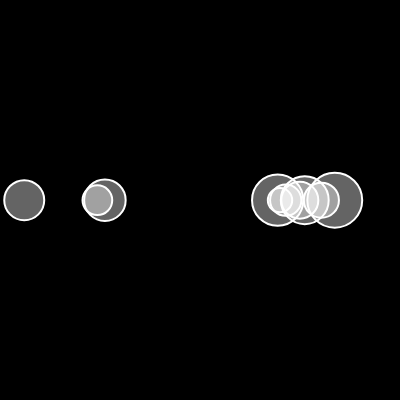
Frame 1 (no input)
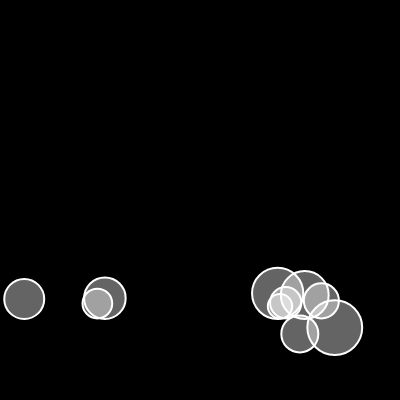
Frame 60 (no input)
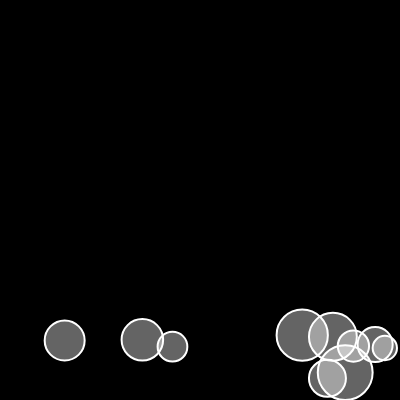
Frame 120 (the mouse pressed at the canvas centre since frame 60)

The p5.js sketch that drew these frames (run headless with seeded random() and noise() and a simulated clock; from frame 60 on, the mouse is pressed at the canvas centre):

// p5.js sketch
// ── sketch.js
// Friction Force
// The Nature of Code
// The Coding Train / Daniel Shiffman
// https://youtu.be/9IQEM_Ijklg
// https://thecodingtrain.com/learning/nature-of-code/2.3-friction.html
// https://editor.p5js.org/codingtrain/sketches/zcTpMCpA

let movers = [];
let mu = 2;

function setup() {
  createCanvas(400, 400);
  for (let i = 0; i < 10; i++) {
    movers[i] = new Mover(random(width), 200, random(1, 8));
  }
}

function draw() {
  background(0);
//multiple balls
  for (let mover of movers) {
    if (mouseIsPressed) {
      let wind = createVector(0.1, 0);
      mover.applyForce(wind);
    }
    let gravity = createVector(0, 0.2);
    let weight = p5.Vector.mult(gravity, mover.mass);
    mover.applyForce(weight);
    mover.friction();
    mover.update();
    mover.edges();
    mover.show();
  }
}
// ── mover.js
// Friction Force
// The Nature of Code
// The Coding Train / Daniel Shiffman
// https://youtu.be/9IQEM_Ijklg
// https://thecodingtrain.com/learning/nature-of-code/2.3-friction.html
// https://editor.p5js.org/codingtrain/sketches/zcTpMCpA

class Mover {
  constructor(x, y, m) {
    this.pos = createVector(x, y);
    this.vel = createVector(0, 0);
    this.acc = createVector(0, 0);
    this.mass = m;
    this.r = sqrt(this.mass) * 10;
  }

// create this function dynamic to different mass
  friction() {
    let diff = height - (this.pos.y + this.r);
    if (diff < 1) {
      // shorcut to friction!
      // this.vel.mult(0.95);

      // Direction of Friction
      let friction = this.vel.copy();
      friction.normalize();
      friction.mult(-1);

      // chained version
      // let friction = this.vel.copy().normalize().mult(-1);

      // Magnitude of Friction
      let normal = this.mass;
      friction.setMag(mu * normal);
      this.applyForce(friction);
    }

  }



  applyForce(force) {
    let f = p5.Vector.div(force, this.mass);
    this.acc.add(f);
  }


  edges() {
    if (this.pos.y >= height - this.r) {
      this.pos.y = height - this.r;
      this.vel.y *= -1;
    }

    if (this.pos.x >= width - this.r) {
      this.pos.x = width - this.r;
      this.vel.x *= -1;
    } else if (this.pos.x <= this.r) {
      this.pos.x = this.r;
      this.vel.x *= -1;
    }
  }


  update() {

    // let mouse = createVector(mouseX, mouseY);
    // this.acc = p5.Vector.sub(mouse, this.pos);
    // this.acc.setMag(0.1);

    this.vel.add(this.acc);
    this.pos.add(this.vel);
    this.acc.set(0, 0);
  }

  show() {
    stroke(255);
    strokeWeight(2);
    fill(255, 100);
    ellipse(this.pos.x, this.pos.y, this.r * 2);
  }
}
